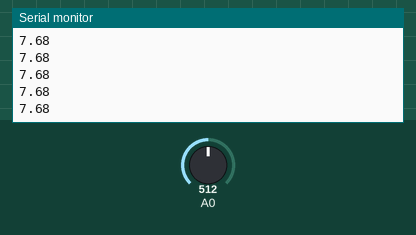
The sketch below on a simulated Arduino Uno, built with avr-gcc and run on an emulated ATmega328P. Shown: the last lines printed to the serial monitor. The test bench sets the inputs (shaded band); at power-on: A0 = 512.

Above: at 1.2 s.
1.3 s: A0 set to 0
At 1.6 s:
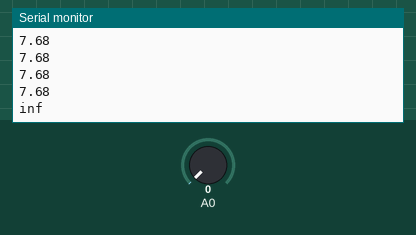
3.3 s: A0 set to 122
At 3.35 s:
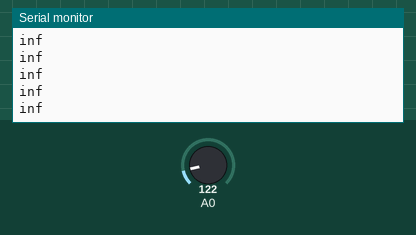
Timing chart, 0 to 6.3 s (numbered marks = the images above; inputs shaded):
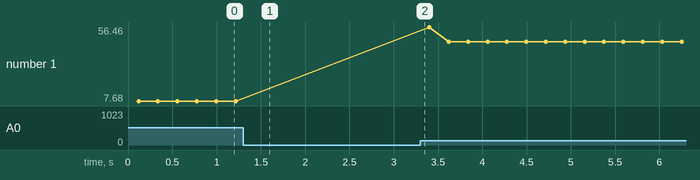

Measured:
- after the input at 1.3 s, the serial monitor: prints a new line after 0.13 s (image 1)
- plotted number 1: 7.68 → 46.58 after the input at 3.3 s

The sketch:

gp2y0a21yk.ino
```cpp
void setup() {
  // put your setup code here, to run once:
  Serial.begin(9600);
}

void loop() {
  // put your main code here, to run repeatedly:
  Serial.println(IRread(0)) ;       // 距離(ln有りで改行、無しで改行なし)
  delay(100) ;                          // 500ms後に繰り返す
}

double IRread(int PinNo){
  double ans;
  int i;
  ans = 0;
  for(i=0; i<1000; i++){
    ans = ans + analogRead(PinNo);
  }

  //return ans/1000;
  return 19501.14 * pow(ans/1000 , -1.256676);
}
```
